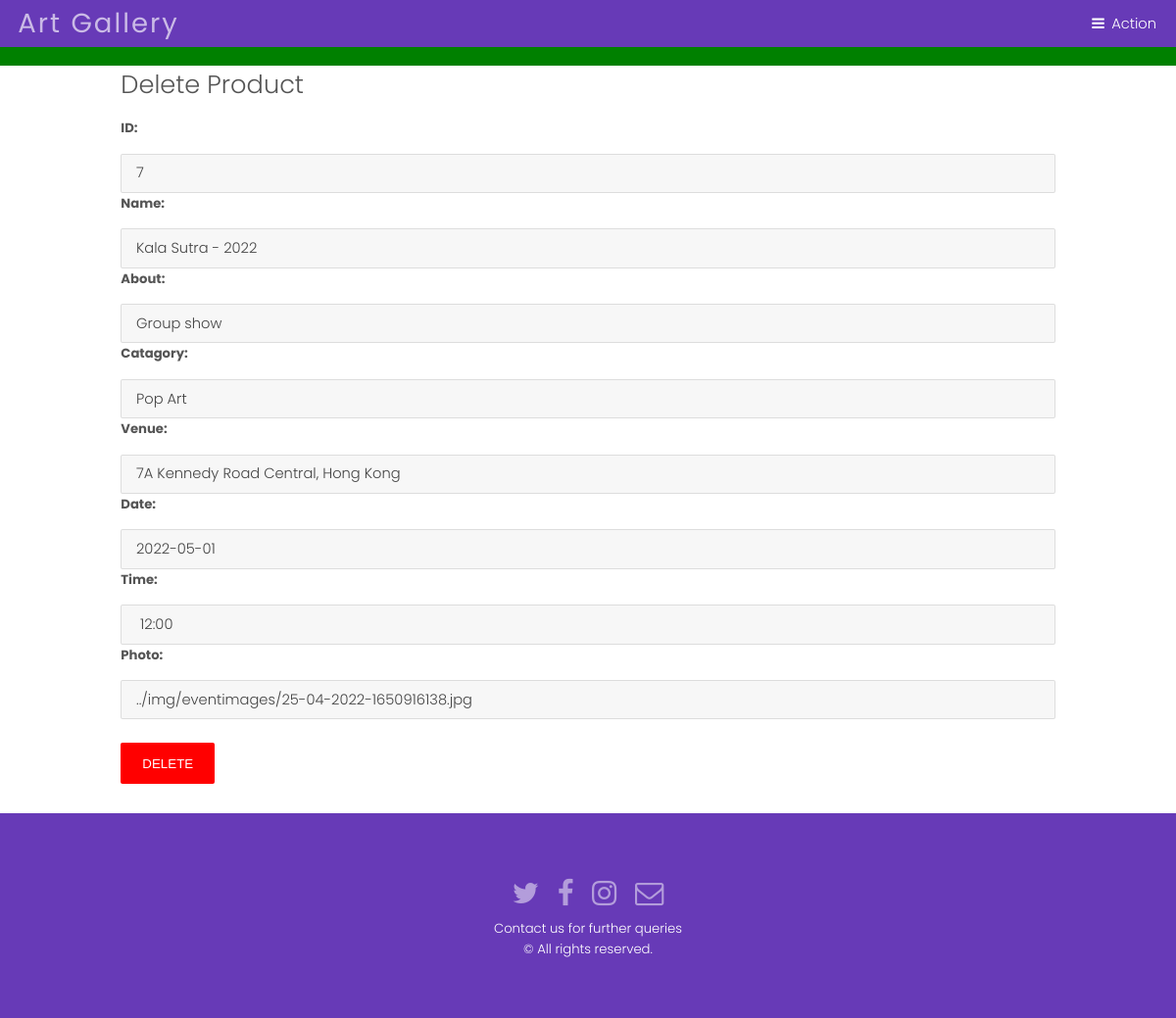
The app's page /admin/del_exhibitionevents.php?id=7 with its own data.
### tables this page shows
CREATE TABLE `exhibition_events` (
  `ex_id` int(100) NOT NULL,
  `event_name` varchar(100) NOT NULL,
  `event_about` varchar(500) NOT NULL,
  `event_category` varchar(100) NOT NULL,
  `event_venue` varchar(500) NOT NULL,
  `event_date` date NOT NULL,
  `event_time` varchar(500) NOT NULL,
  `event_photo` varchar(900) NOT NULL
);

### admin/del_exhibitionevents.php (the view, shortened to what this page needs)
<?php include("header/header.php");?>
<div class="back-img back-img1">
   <div class="container divform">
      <?php
         $r= $_GET['id'];
         $s=mysqli_query($con, "select * from exhibition_events where ex_id=$r");
         while($row=mysqli_fetch_array($s)){
         ?>
      <h2>Delete Product</h2>
      <form action="" method="post" name="f1" enctype="multipart/form-data">
         <div class="form-group">
            <label for="artid">ID:</label>
            <input type="text" class="form-control" id="artid" name="ai1" readonly value="<?php echo $row[0];?>">
         </div>
         <div class="form-group">
            <label for="artnm">Name:</label>
            <input type="text" class="form-control" id="artnm" name="a1" readonly value="<?php echo $row[1];?>">
         </div>
         <div class="form-group">
            <label for="sel1">About:</label>
            <input type="text" class="form-control" id="sel1" name="a2" readonly  value="<?php echo $row[2];?>">
         </div>
         <div class="form-group">
            <label for="pr">Catagory:</label>
            <input type="text" class="form-control" id="pr" name="a3" readonly value="<?php echo $row[3];?>">
         </div>
         <div class="form-group">
            <label for="dis">Venue:</label>
            <input type="text" class="form-control" id="dis" name="a4" readonly value="<?php echo $row[4];?>">
         </div>
         <div class="form-group">
            <label for="ph">Date:</label>
            <input type="text" class="form-control" id="ph" name="a5" readonly value="<?php echo $row[5];?>">
         </div>
         <div class="form-group">
            <label for="det">Time:</label>
            <input type="text" class="form-control" id="det" name="a6" readonly value="<?php echo $row[6];?>">
         </div>
         <div class="form-group">
            <label for="det">Photo:</label>
            <input type="text" class="form-control" id="det" name="uploadedimage" readonly value="<?php echo $row[7];?>">
         </div>
         <br>
         <button type="submit" class="button special-red" name="sub">Delete</button>
      </form>
      <?php } ?>
   </div>
</div>
<?php include("../footer/footer.php");?>

### assets/css/main.css (style rules this page uses)
html, body, div, span, applet, object, iframe, h1, h2, h3, h4, h5, h6, p, blockquote, pre, a, abbr, acronym, address, big, cite, code, del, dfn, em, img, ins, kbd, q, s, samp, small, strike, strong, sub, sup, tt, var, b, u, i, center, dl, dt, dd, ol, ul, li, fieldset, form, label, legend, table, caption, tbody, tfoot, thead, tr, th, td, article, aside, canvas, details, embed, figure, figcaption, footer, header, hgroup, menu, nav, output, ruby, section, summary, time, mark, audio, video { margin: 0; padding: 0; border: 0; font-size: 100%; font: inherit; vertical-align: baseline; }
body { line-height: 1; }
body { -webkit-text-size-adjust: none; }
*, *:before, *:after { -moz-box-sizing: border-box; -webkit-box-sizing: border-box; box-sizing: border-box; }
.container { margin-left: auto; margin-right: auto; }
.container { width: 80rem; }
@media screen and (max-width: 1680px) { .container { width: 80rem; } }
@media screen and (max-width: 1280px) { .container { width: 65rem; } }
body { -ms-overflow-style: scrollbar; }
body { background: #fff; }
html { font-size: 13pt; }
@media screen and (max-width: 1680px) { html { font-size: 11pt; } }
@media screen and (max-width: 1280px) { html { font-size: 11pt; } }
body { background-color: #fff; color: #444; }
body, input, select, textarea { font-family: "Poppins", sans-serif; font-weight: 300; font-size: 1rem; line-height: 1.65; }
h1, h2, h3, h4, h5, h6 { font-weight: 300; line-height: 1.5; margin: 0 0 1rem 0; }
h2 { font-size: 1.75rem; }
input, select, textarea { color: #555; }
h1, h2, h3, h4, h5, h6 { color: #555; }
input[type="submit"], input[type="reset"], input[type="button"], button, .button { -moz-appearance: none; -webkit-appearance: none; -ms-appearance: none; appearance: none; -moz-transition: background-color 0.2s ease-in-out, color 0.2s ease-in-out; -webkit-transition: background-color 0.2s ease-in-out, color 0.2s ease-in-out; -ms-transition: background-color 0.2s ease-in-out, color 0.2s ease-in-out; transition: background-color 0.2s ease-in-out, color 0.2s ease-in-out; border-radius: 2px; border: 0; cursor: pointer; display: inline-block; font-weight: 300; height: 2.85rem; line-height: 2.95rem; padding: 0 1.5rem; text-align: center; text-decoration: none; text-transform: uppercase; white-space: nowrap; }
input[type="submit"], input[type="reset"], input[type="button"], button, .button { background-color: #f2f2f2; color: #000 !important; }
form { margin: 0 0 2rem 0; }
label { display: block; font-size: 0.9rem; font-weight: 700; margin: 0 0 1rem 0; }
input[type="text"], input[type="password"], input[type="email"], select, textarea { -moz-appearance: none; -webkit-appearance: none; -ms-appearance: none; appearance: none; border-radius: 2px; border: none; border: solid 1px; color: inherit; display: block; outline: 0; padding: 0 1rem; text-decoration: none; width: 100%; }
input[type="text"], input[type="password"], input[type="email"], select { height: 2.75rem; }
label { color: #555; }
input[type="text"], input[type="password"], input[type="email"], select, textarea { background: rgba(144, 144, 144, 0.075); border-color: rgba(144, 144, 144, 0.25); }
.back-img { background-repeat: no-repeat !important; background-attachment: fixed !important; }
.button.special-red { background-color: red !important; color: #ffffff !important; }

### records on screen
exhibition_events: ai1 "7", a1 "Kala Sutra - 2022", a2 "Group show", a3 "Pop Art", a4 "7A Kennedy Road Central, Hong Kong", a5 "2022-05-01", a6 "12:00", uploadedimage "../img/eventimages/25-04-2022-1650916138.jpg"
